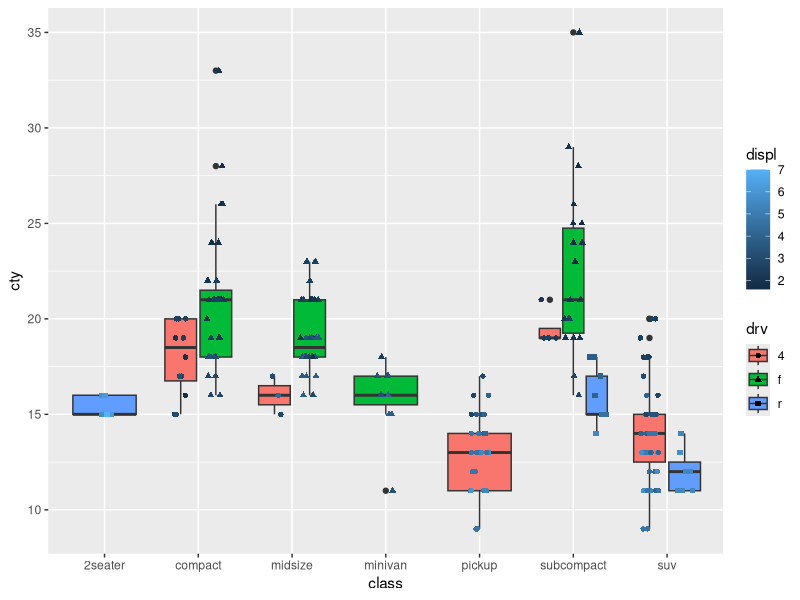
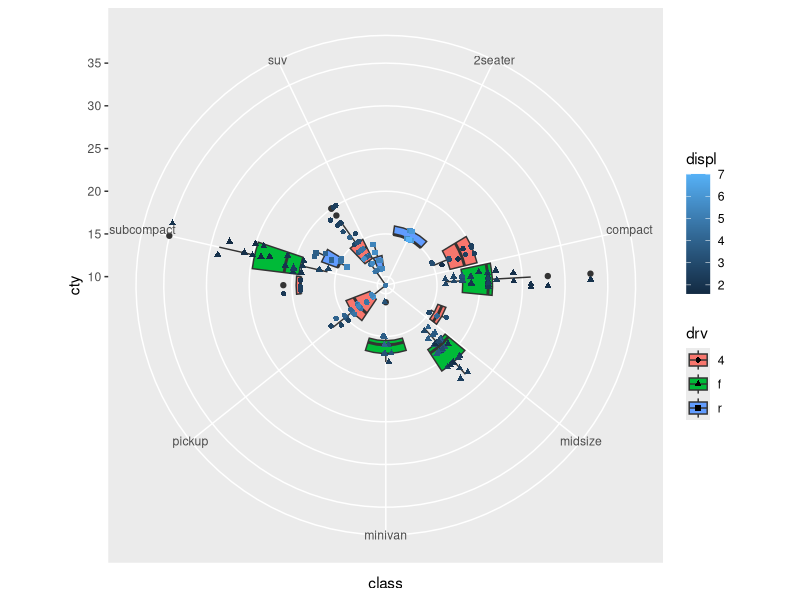
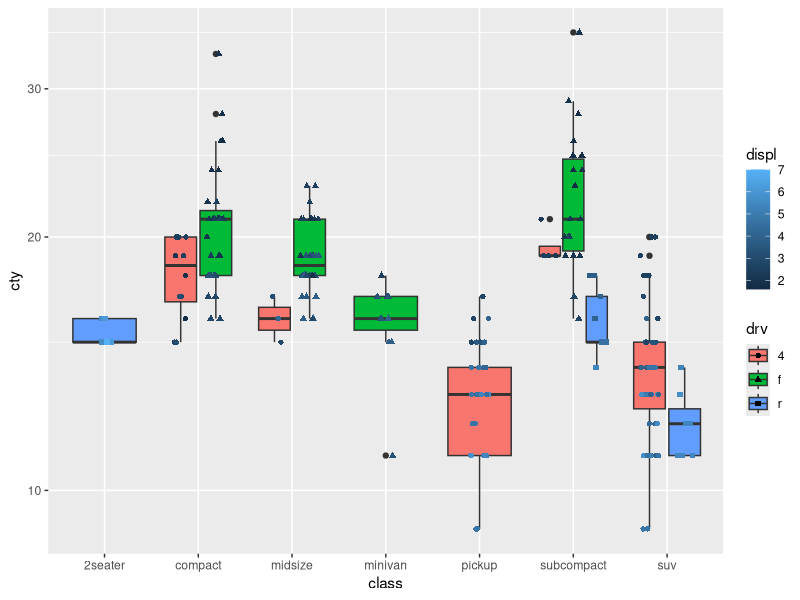
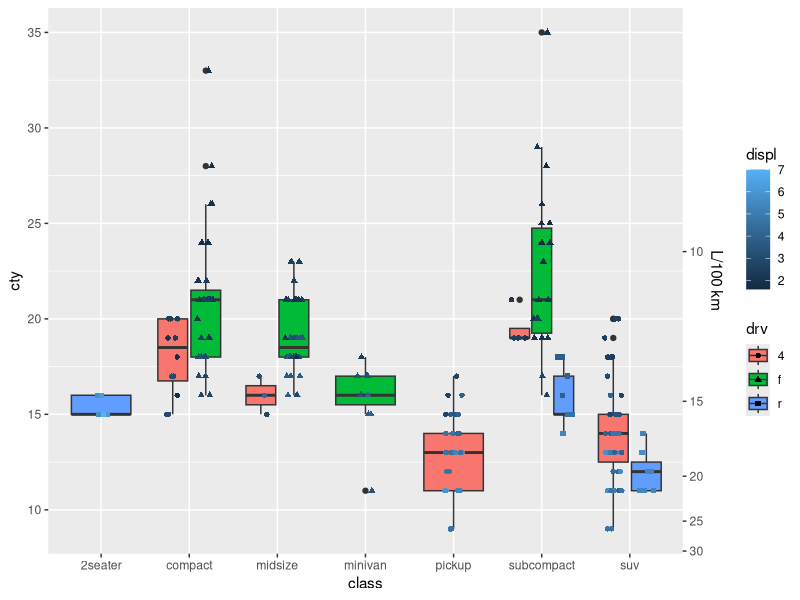
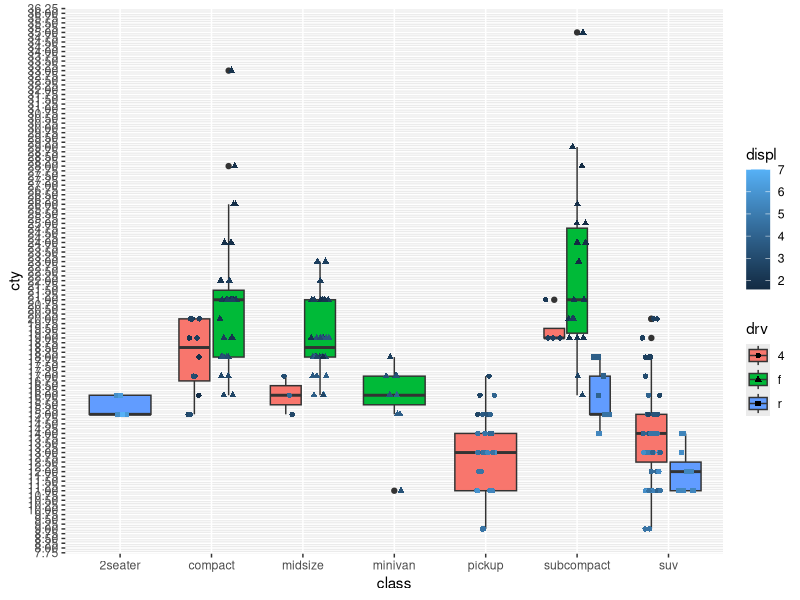
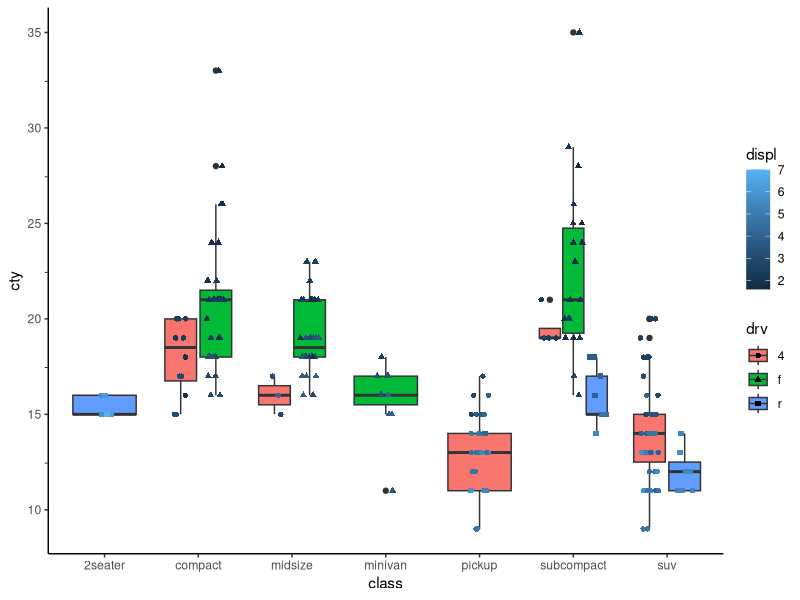

R code for these plots, in order: (Note: this script raises an error after producing the figures.)
## ---- chunk 1
knitr::opts_chunk$set(
  collapse = TRUE,
  comment = "#>"
)
## ---- chunk 2
library(ggplot2)
## ---- chunk 3
p <- ggplot(
  mpg, 
  aes(class, cty, col = displ, shape = drv)
) + 
  geom_boxplot(aes(fill = drv)) +
  geom_point(position = position_jitterdodge(jitter.width = 0.2)) 
p
## ---- chunk 4
p + coord_polar()
## ---- chunk 5
p + 
  coord_trans(y = "log10")
## ---- chunk 6
p +
  scale_y_continuous(
    sec.axis = sec_axis(
      ~235.215 / ., 
      name = "L/100 km"
    )
  )
## ---- chunk 7
p +
  scale_y_continuous(breaks = scales::extended_breaks(n = 100))
## ---- chunk 8
p +
  annotate("text", x = -Inf, y = seq(12.5, 32.5, by = 5), label = "-", hjust = 1, size = 3) +
  coord_cartesian(clip = "off") +
  theme_classic()
## ---- chunk 9
knitr::include_graphics("right_axis_values.png")
## ---- chunk 10
p +
  annotate("point", x = -Inf, y = seq(10, 35, by = 5)) +
  coord_cartesian(clip = "off")
## ---- chunk 11
ggplot(mpg, aes(class, hwy, col = class)) +
  geom_jitter()
## ---- chunk 12
knitr::include_graphics("multiple_posigion_guides.png")
## ---- chunk 13
knitr::include_graphics("heiarch_scale.png")
## ---- chunk 14
knitr::include_graphics("cor_clust.png")
